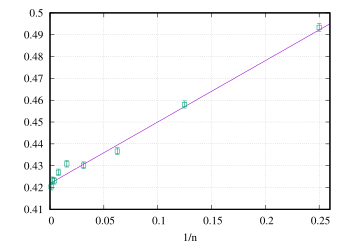

Source code (gnuplot):
set xrange [0:0.26]
set grid
set xlabel "1/n"
mu = 0.75
sigma2 = 0.1875
sx = -0.09375
plot \
x*sx*mu + (1+3*x)*sigma2*mu**2+x*sigma2**2+mu**4 notitle, \
"< tail -10 ../../stat/bernoulli_distribution.op" u (1/$1):4:5 w e notitle pt 4
